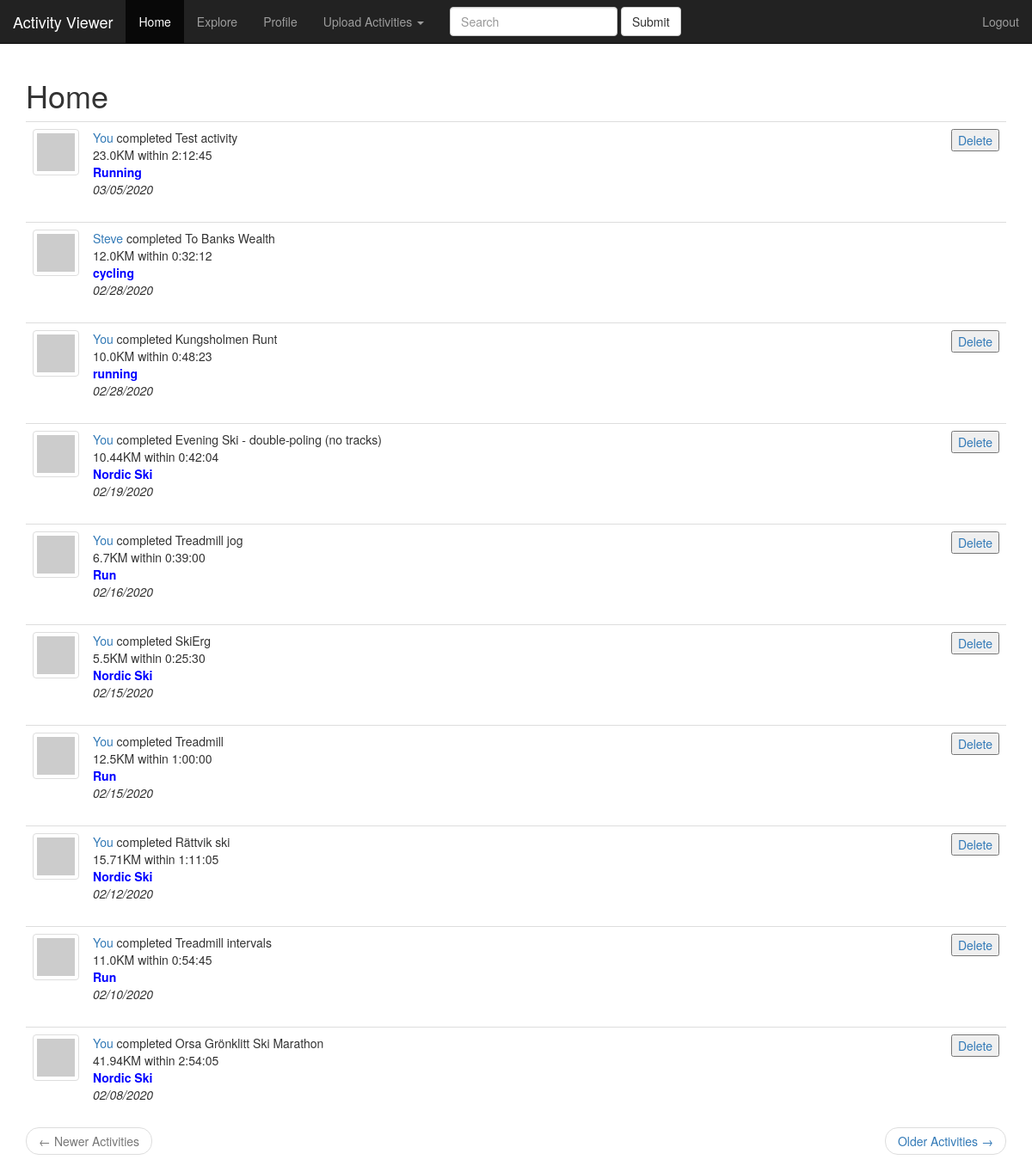
The app's page /index (signed in) with its own data.
### app/models.py (models this page shows, shortened)
class Activity(db.Model):
    id = db.Column(db.Integer, primary_key=True)
    timestamp = db.Column(db.DateTime, index=True, default=datetime.utcnow)
    title = db.Column(db.String(64), index=True)
    activity_type = db.Column(db.String(64), index=True)
    distance = db.Column(db.Float)
    duration = db.Column(db.Integer)
    user_id = db.Column(db.Integer, db.ForeignKey('user.id'))

class User(UserMixin, db.Model):
    id = db.Column(db.Integer, primary_key=True)
    username = db.Column(db.String(64), index=True, unique=True)
    email = db.Column(db.String(120), index=True, unique=True)
    activities = db.relationship('Activity', backref='athlete', lazy='dynamic')
    password_hash = db.Column(db.String(128))
    about_me = db.Column(db.String(140))
    last_seen = db.Column(db.DateTime, default=datetime.utcnow)
    follows = db.relationship(
        'User', secondary=followers,
        primaryjoin=(followers.c.follower_id == id),
        secondaryjoin=(followers.c.follows_id == id),
        backref=db.backref('followers', lazy='dynamic'), lazy='dynamic')
    def avatar(self, size):
        digest = md5(self.email.lower().encode('utf-8')).hexdigest()
        return 'https://www.gravatar.com/avatar/{}?d=identicon&s={}'.format(
            digest, size)
    def follows_activities(self):
        follows = Activity.query.join(
            followers, (followers.c.follows_id == Activity.user_id)).filter(
                followers.c.follower_id == self.id)
        own = Activity.query.filter_by(user_id=self.id)
        return follows.union(own).order_by(Activity.timestamp.desc())

### app/main/routes.py (the view)
@bp.route('/')
@bp.route('/index', methods = ['GET', 'POST'])
@login_required
def index():
    page = request.args.get('page', 1, type=int)
    activities = current_user.follows_activities().paginate(
        page, app.config['ACTIVITIES_PER_PAGE'], False)
    next_url = url_for('main.index', page=activities.next_num) \
        if activities.has_next else None
    prev_url = url_for('main.index', page=activities.prev_num) \
        if activities.has_prev else None
    return render_template("index.html", title="Home", activities=activities.items,
                           next_url=next_url, prev_url=prev_url)

### app/main/routes.py (called while the page is built)
@bp.before_request
def before_request():
    if current_user.is_authenticated:
        current_user.last_seen = datetime.utcnow()
        db.session.commit()

### app/models.py (called while the page is built)
@login.user_loader
def load_user(id):
    return User.query.get(int(id))

### app/momentjs.py (called while the page is built)
    def render(self, format):
        return Markup("<script>\ndocument.write(moment(\"%s\").%s);\n</script>" % (self.timestamp.strftime("%Y-%m-%dT%H:%M:%S Z"), format))

    def calendar(self):
        return self.render("calendar()")

### app/templates/index.html
<!DOCTYPE html>
<html lang="en">
{% extends "base.html" %}
{% import "bootstrap/wtf.html" as wtf %}
{% block app_content %}
<h1>{{ title }}</h1>
<body>
    {% for activity in activities %}
        {% include '_activity.html' %}
    {% endfor %}
    <nav aria-label="...">
        <ul class="pager">
            <li class="previous{% if not prev_url %} disabled{% endif %}">
                <a href="{{ prev_url or '#' }}">
                    <span aria-hidden="true">&larr;</span> Newer Activities
                </a>
            </li>
            <li class="next{% if not next_url %} disabled{% endif %}">
                <a href="{{ next_url or '#' }}">
                    Older Activities <span aria-hidden="true">&rarr;</span>
                </a>
            </li>
        </ul>
    </nav>
</body>
{% endblock %}

### app/templates/_activity.html
<!DOCTYPE html>
<html lang="en">
<table class="table table-hover">
        <tr>
            <td width="70px">
                <a href="{{ url_for('main.profile', username=activity.athlete.username) }}">
                    <img src="{{ activity.athlete.avatar(50) }}" class="img-thumbnail">
                </a>
            </td>
            <td>
                {% if activity.athlete == current_user %}
                <a href="{{ url_for('main.profile', username=current_user.username) }}">
                    You
                </a>
                {% else %}
                <a href="{{ url_for('main.profile', username=activity.athlete.username) }}">
                    {{ activity.athlete.username }}
                </a>
                {% endif %}
                completed {{ activity.title }}
                <br>
                <span>{{ activity.distance}}KM within {{ datetime.timedelta(seconds=activity.duration) }} </span>
                <br>
                <span style="color:blue;font-weight:bold"> {{ activity.activity_type }}</span>
                <br>
                <em>{{ momentjs(activity.timestamp).calendar() }}</em>
            </td>
            <td align="right">
                {% if activity.athlete == current_user %}
                <a href="{{ url_for('main.delete_activity', activity=activity.id) }}">
                    <button class="">Delete</button>
                </a>
                {% endif %}
            </td>
        </tr>
    </table>
</html>

### records on screen
Activity: title "Test activity", distance "23.0", timedelta "2:12:45", activity_type "Running"
Activity: athlete.username "Steve", title "To Banks Wealth", distance "12.0", timedelta "0:32:12", activity_type "cycling"
Activity: title "Kungsholmen Runt", distance "10.0", timedelta "0:48:23", activity_type "running"
Activity: title "Evening Ski - double-poling (no tracks)", distance "10.44", timedelta "0:42:04", activity_type "Nordic Ski"
Activity: title "Treadmill jog", distance "6.7", timedelta "0:39:00", activity_type "Run"
Activity: title "SkiErg", distance "5.5", timedelta "0:25:30", activity_type "Nordic Ski"
Activity: title "Treadmill", distance "12.5", timedelta "1:00:00", activity_type "Run"
Activity: title "Rättvik ski", distance "15.71", timedelta "1:11:05", activity_type "Nordic Ski"
Activity: title "Treadmill intervals", distance "11.0", timedelta "0:54:45", activity_type "Run"
Activity: title "Orsa Grönklitt Ski Marathon", distance "41.94", timedelta "2:54:05", activity_type "Nordic Ski"

### other values on screen
{{ title }} "Home"
